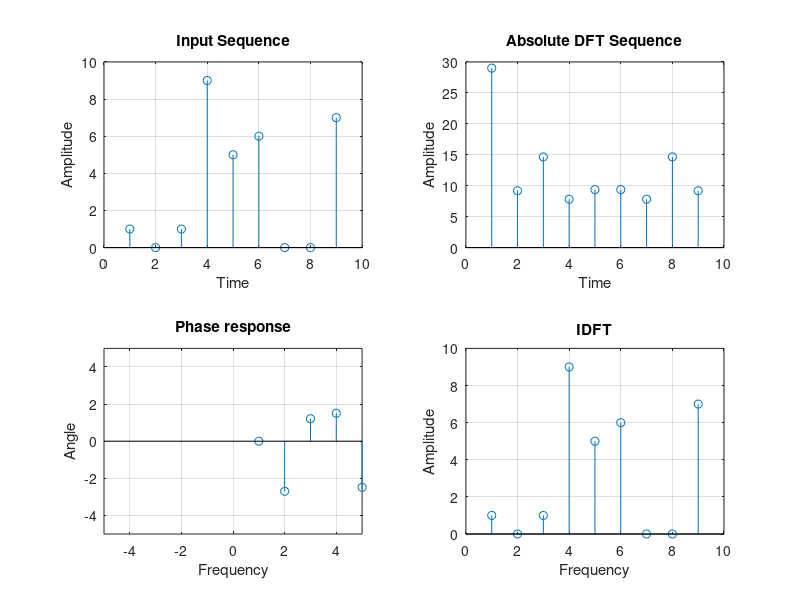

The MATLAB script that drew this image:
clc
clear all
close all
t = linspace(-10, 10);
x = [1, 0, 1, 9, 5, 6, 0, 0, 7];
N = length(x);
X = zeros(1,N);

for i=1:N
    for k=1:N
        X(i) = X(i) + x(k)*exp(-j*2*pi*(i-1)*(k-1)/N);
    end
end
X

subplot(2,2,1);
stem(x);
xlabel('Time');
ylabel('Amplitude');
grid
title('Input Sequence');

subplot(2,2,2);
stem(abs(X));
xlabel('Time');
ylabel('Amplitude');
grid
title('Absolute DFT Sequence');

Y = zeros(1, N);

for i=1:N
    for k=1:N
        Y(k) = Y(k) + (1/N) * X(i)*exp(j*pi*2*(i-1)*(k-1)/N);
    end
end

Y

subplot(2,2,3);
stem(angle(X));
xlabel('Frequency');
ylabel('Angle');
axis([-5, 5, -5, 5]);
grid
title('Phase response');

subplot(2,2,4);
stem(abs(Y));
xlabel('Frequency');
ylabel('Amplitude');
grid
title('IDFT');
